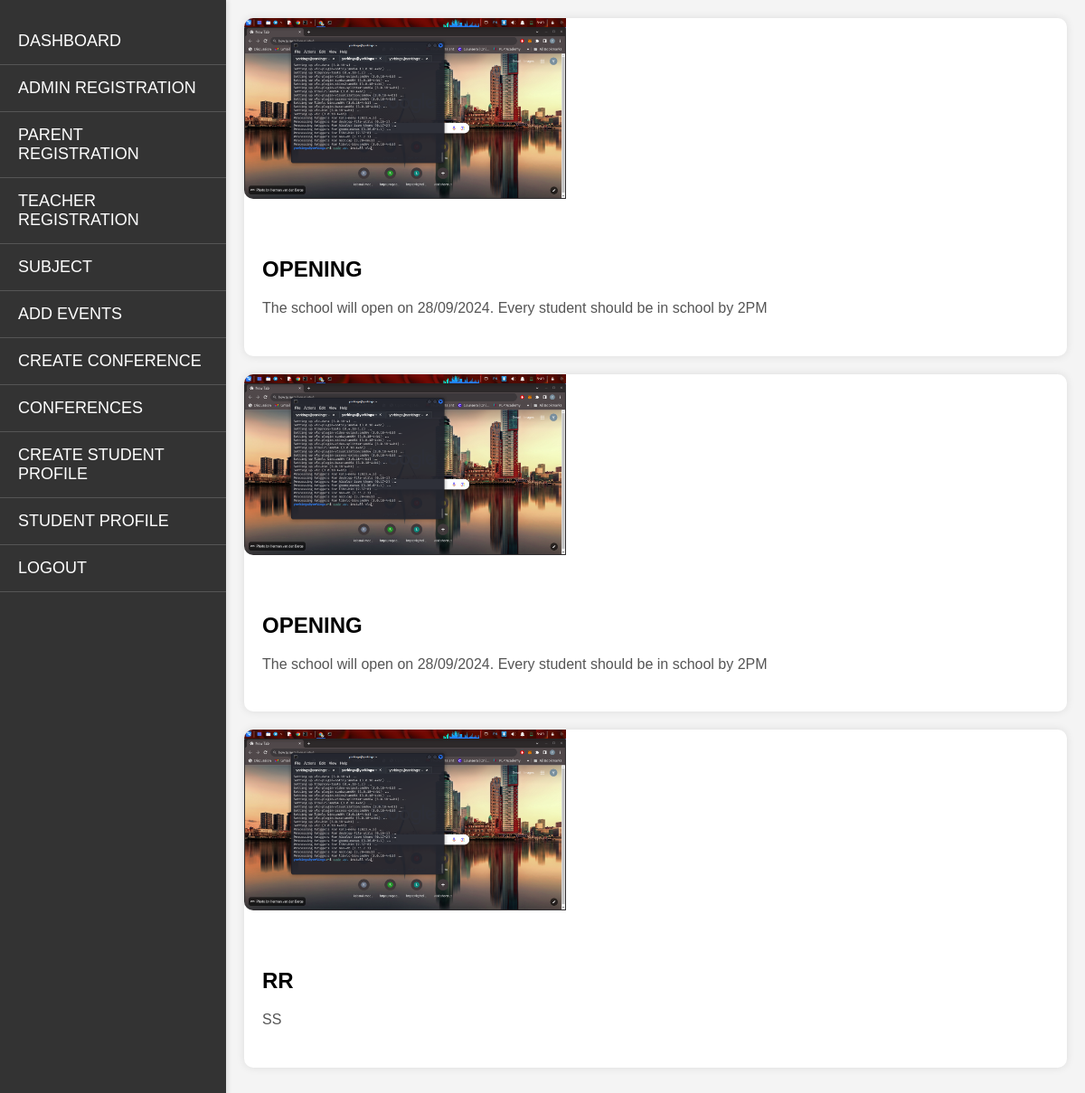
Screenshot of /dashboard/admin/ with the database file from the repository.
### comms/models.py (models this page shows, shortened)
class events(models.Model):
    title=models.CharField(max_length=100)
    image=models.ImageField(blank=True,null=True,upload_to="events")
    details=models.TextField()

### comms/views.py (the view)
# urls.py: path('dashboard/admin/', admin_dashboard, name='admin_dashboard'),
def admin_dashboard(request):
    even=events.objects.all()
    return render(request,'admindashboard/admin_dashboard.html',{'events':even})

### templates/admindashboard/admin_dashboard.html (shortened to what this page needs)
{% extends 'admindashboard/base.html' %}
{% block content %}
{% load static %}
<link rel="stylesheet" href="{% static 'dashboard.css' %}">
<div class="container">
    {% for single_event in events %}
    <div class="card mb-3 custom-card">
        <div class="row no-gutters">
            <div class="col-md-4">
                <img src="{{ single_event.image.url }}" alt="{{ single_event.title }}" class="card-img">
            </div>
            <div class="col-md-8">
                <div class="card-body">
                    <h5 class="card-title">{{ single_event.title }}</h5>
                    <p class="card-text">{{ single_event.details }}</p>
                </div>
            </div>
        </div>
    </div>
    {% endfor %}
</div>
{% endblock %}

### templates/admindashboard/base.html (shortened to what this page needs)
{% load static %}
<!DOCTYPE html>
<html lang="en">
<head>
</head>
<body>
    <div id="sidebar">
        <a href="{% url 'admin_dashboard' %}">Dashboard</a>
        <a href="{% url 'admin_register' %}">Admin Registration</a>
        <a href="{% url 'parent_register' %}">Parent Registration</a>
        <a href="{% url 'teacher_register' %}">Teacher Registration</a>
        <a href="{% url 'subject_list'  %}">subject</a>
        <a href="{% url 'event' %}">add Events</a>
        <a href="{% url 'conferencing_create' %}">create conference</a>
        <a href="{% url 'conferencing_list' %}">conferences</a>
        <a href="{% url 'profile_create' %} ">create student profile</a>
        <a href="{% url 'profile_list' %} ">student profile</a>
        <a href="{% url 'logout' %}">Logout</a>
    </div>
    <div id="content">
        {% block content %}{% endblock %}
    </div>
</body>
</html>

### comms/static/dashboard.css (style rules this page uses)
.custom-card { background-color: #fff; border-radius: 10px; box-shadow: 0 0 10px rgba(0, 0, 0, 0.1); margin-bottom: 20px; }
.card-img { border-top-left-radius: 10px; border-bottom-left-radius: 10px; max-height: 200px; object-fit: cover; }
.card-body { padding: 20px; }
.card-title { font-size: 24px; font-weight: bold; margin-bottom: 10px; }
.card-text { font-size: 16px; color: #555; margin-bottom: 20px; }

### templates/admindashboard/base.html (style rules this page uses)
body { font-family: 'Arial', sans-serif; margin: 0; padding: 0; background-color: #f4f4f4; display: flex; }
#sidebar { position: fixed; width: 250px; height: 100%; background: #333; padding-top: 20px; color: #fff; box-shadow: 2px 0 5px rgba(0, 0, 0, 0.1); z-index: 1; }
#sidebar a { text-decoration: none; padding: 15px 20px; font-size: 18px; color: #fff; display: block; transition: 0.3s; border-bottom: 1px solid #555; text-transform: uppercase; }
#content { margin-left: 250px; padding: 20px; flex: 1; }
#content p { color: #555; line-height: 1.6; }

### rows the page displays
events: image (picture), title "OPENING", details "The school will open on 28/09/2024. Every student should be in school by 2PM"
events: image (picture), title "OPENING", details "The school will open on 28/09/2024. Every student should be in school by 2PM"
events: image (picture), title "RR", details "SS"
